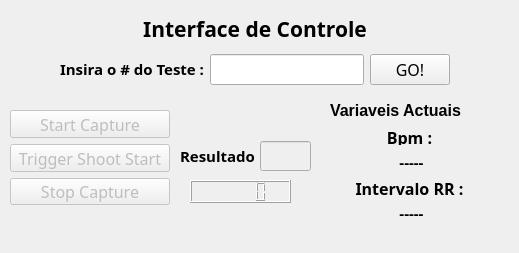
<?xml version="1.0" encoding="UTF-8"?>
<ui version="4.0">
 <class>MainWindow</class>
 <widget class="QMainWindow" name="MainWindow">
  <property name="geometry">
   <rect>
    <x>0</x>
    <y>0</y>
    <width>519</width>
    <height>253</height>
   </rect>
  </property>
  <property name="windowTitle">
   <string>MainWindow</string>
  </property>
  <property name="autoFillBackground">
   <bool>false</bool>
  </property>
  <widget class="QWidget" name="centralWidget">
   <widget class="QWidget" name="layoutWidget">
    <property name="geometry">
     <rect>
      <x>60</x>
      <y>10</y>
      <width>390</width>
      <height>75</height>
     </rect>
    </property>
    <layout class="QGridLayout" name="gridLayout_3">
     <item row="0" column="0">
      <widget class="QLabel" name="label">
       <property name="font">
        <font>
         <family>Mukti Narrow</family>
         <pointsize>16</pointsize>
         <weight>75</weight>
         <bold>true</bold>
        </font>
       </property>
       <property name="text">
        <string>Interface de Controle</string>
       </property>
       <property name="alignment">
        <set>Qt::AlignCenter</set>
       </property>
      </widget>
     </item>
     <item row="1" column="0">
      <layout class="QGridLayout" name="gridLayout_2">
       <item row="0" column="0">
        <widget class="QLabel" name="label_4">
         <property name="font">
          <font>
           <family>Abyssinica SIL</family>
           <pointsize>12</pointsize>
          </font>
         </property>
         <property name="text">
          <string>&lt;html&gt;&lt;head/&gt;&lt;body&gt;&lt;p align=&quot;justify&quot;&gt;&lt;span style=&quot; font-size:11pt; font-weight:600;&quot;&gt;Insira o # do Teste :&lt;/span&gt;&lt;/p&gt;&lt;/body&gt;&lt;/html&gt;</string>
         </property>
        </widget>
       </item>
       <item row="0" column="1">
        <widget class="QLineEdit" name="Readtext">
         <property name="font">
          <font>
           <family>Abyssinica SIL</family>
           <pointsize>12</pointsize>
          </font>
         </property>
         <property name="alignment">
          <set>Qt::AlignCenter</set>
         </property>
        </widget>
       </item>
       <item row="0" column="2">
        <widget class="QPushButton" name="buttongo">
         <property name="font">
          <font>
           <family>Abyssinica SIL</family>
           <pointsize>12</pointsize>
          </font>
         </property>
         <property name="text">
          <string>GO!</string>
         </property>
        </widget>
       </item>
      </layout>
     </item>
    </layout>
   </widget>
   <widget class="QWidget" name="layoutWidget">
    <property name="geometry">
     <rect>
      <x>10</x>
      <y>110</y>
      <width>160</width>
      <height>95</height>
     </rect>
    </property>
    <layout class="QVBoxLayout" name="verticalLayout">
     <item>
      <widget class="QPushButton" name="ButtonStart">
       <property name="enabled">
        <bool>false</bool>
       </property>
       <property name="font">
        <font>
         <family>Abyssinica SIL</family>
         <pointsize>12</pointsize>
        </font>
       </property>
       <property name="text">
        <string>Start Capture</string>
       </property>
      </widget>
     </item>
     <item>
      <widget class="QPushButton" name="ButtonTrigeron">
       <property name="enabled">
        <bool>false</bool>
       </property>
       <property name="font">
        <font>
         <family>Abyssinica SIL</family>
         <pointsize>12</pointsize>
        </font>
       </property>
       <property name="text">
        <string>Trigger Shoot Start</string>
       </property>
      </widget>
     </item>
     <item>
      <widget class="QPushButton" name="ButtonStop">
       <property name="enabled">
        <bool>false</bool>
       </property>
       <property name="font">
        <font>
         <family>Abyssinica SIL</family>
         <pointsize>12</pointsize>
        </font>
       </property>
       <property name="text">
        <string>Stop Capture</string>
       </property>
      </widget>
     </item>
    </layout>
   </widget>
   <widget class="QWidget" name="layoutWidget">
    <property name="geometry">
     <rect>
      <x>330</x>
      <y>101</y>
      <width>163</width>
      <height>121</height>
     </rect>
    </property>
    <layout class="QGridLayout" name="gridLayout">
     <item row="3" column="0">
      <widget class="QLabel" name="label_3">
       <property name="font">
        <font>
         <family>Abyssinica SIL</family>
         <pointsize>12</pointsize>
        </font>
       </property>
       <property name="text">
        <string>&lt;html&gt;&lt;head/&gt;&lt;body&gt;&lt;p&gt;&lt;span style=&quot; font-weight:600;&quot;&gt;Intervalo RR : &lt;/span&gt;&lt;/p&gt;&lt;/body&gt;&lt;/html&gt;</string>
       </property>
       <property name="alignment">
        <set>Qt::AlignCenter</set>
       </property>
      </widget>
     </item>
     <item row="4" column="0">
      <widget class="QLabel" name="labelintervaloRR">
       <property name="font">
        <font>
         <family>Abyssinica SIL</family>
         <pointsize>12</pointsize>
        </font>
       </property>
       <property name="text">
        <string>&lt;html&gt;&lt;head/&gt;&lt;body&gt;&lt;p&gt;&lt;span style=&quot; font-size:11pt; font-weight:600;&quot;&gt;-----&lt;/span&gt;&lt;/p&gt;&lt;/body&gt;&lt;/html&gt;</string>
       </property>
       <property name="alignment">
        <set>Qt::AlignCenter</set>
       </property>
      </widget>
     </item>
     <item row="1" column="0">
      <widget class="QLabel" name="label_2">
       <property name="font">
        <font>
         <family>Abyssinica SIL</family>
         <pointsize>12</pointsize>
        </font>
       </property>
       <property name="text">
        <string>&lt;html&gt;&lt;head/&gt;&lt;body&gt;&lt;p&gt;&lt;span style=&quot; font-weight:600;&quot;&gt;Bpm : &lt;/span&gt;&lt;/p&gt;&lt;/body&gt;&lt;/html&gt;</string>
       </property>
       <property name="alignment">
        <set>Qt::AlignCenter</set>
       </property>
      </widget>
     </item>
     <item row="0" column="0">
      <widget class="QLabel" name="label_6">
       <property name="font">
        <font>
         <pointsize>12</pointsize>
        </font>
       </property>
       <property name="text">
        <string>&lt;html&gt;&lt;head/&gt;&lt;body&gt;&lt;p&gt;&lt;span style=&quot; font-weight:600;&quot;&gt;Variaveis Actuais &lt;/span&gt;&lt;/p&gt;&lt;/body&gt;&lt;/html&gt;</string>
       </property>
      </widget>
     </item>
     <item row="2" column="0">
      <widget class="QLabel" name="labelbpsout">
       <property name="font">
        <font>
         <family>Abyssinica SIL</family>
         <pointsize>12</pointsize>
        </font>
       </property>
       <property name="text">
        <string>&lt;html&gt;&lt;head/&gt;&lt;body&gt;&lt;p&gt;&lt;span style=&quot; font-size:11pt; font-weight:600;&quot;&gt;-----&lt;/span&gt;&lt;/p&gt;&lt;/body&gt;&lt;/html&gt;</string>
       </property>
       <property name="alignment">
        <set>Qt::AlignCenter</set>
       </property>
      </widget>
     </item>
    </layout>
   </widget>
   <widget class="QWidget" name="layoutWidget">
    <property name="geometry">
     <rect>
      <x>180</x>
      <y>141</y>
      <width>131</width>
      <height>30</height>
     </rect>
    </property>
    <layout class="QHBoxLayout" name="horizontalLayout">
     <item>
      <widget class="QLabel" name="label_5">
       <property name="font">
        <font>
         <family>Abyssinica SIL</family>
         <pointsize>12</pointsize>
        </font>
       </property>
       <property name="text">
        <string>&lt;html&gt;&lt;head/&gt;&lt;body&gt;&lt;p align=&quot;center&quot;&gt;&lt;span style=&quot; font-size:11pt; font-weight:600;&quot;&gt;Resultado :&lt;/span&gt;&lt;/p&gt;&lt;/body&gt;&lt;/html&gt;</string>
       </property>
      </widget>
     </item>
     <item>
      <widget class="QLineEdit" name="readResultado">
       <property name="enabled">
        <bool>false</bool>
       </property>
       <property name="font">
        <font>
         <family>Abyssinica SIL</family>
         <pointsize>12</pointsize>
        </font>
       </property>
       <property name="alignment">
        <set>Qt::AlignCenter</set>
       </property>
      </widget>
     </item>
    </layout>
   </widget>
   <widget class="QLCDNumber" name="lcdNumber">
    <property name="geometry">
     <rect>
      <x>190</x>
      <y>180</y>
      <width>101</width>
      <height>23</height>
     </rect>
    </property>
   </widget>
   <zorder>layoutWidget</zorder>
   <zorder>layoutWidget</zorder>
   <zorder>layoutWidget</zorder>
   <zorder>layoutWidget</zorder>
   <zorder>lcdNumber</zorder>
  </widget>
 </widget>
 <resources/>
 <connections/>
</ui>
